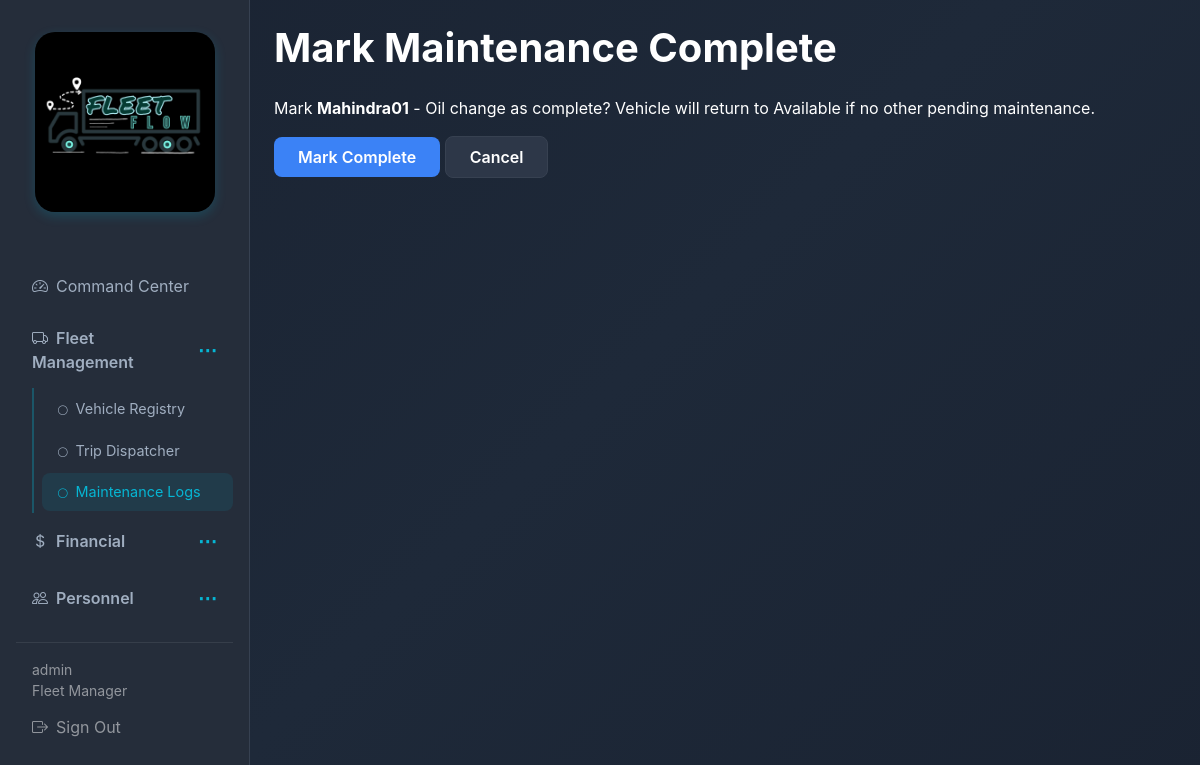
The page /maintenance/1/complete/ (signed in) on the database its author committed.
### fleet/models.py (models this page shows, shortened)
class User(AbstractUser):
    class Role(models.TextChoices):
        FLEET_MANAGER = 'FLEET_MANAGER', 'Fleet Manager'
        DISPATCHER = 'DISPATCHER', 'Dispatcher'
        SAFETY_OFFICER = 'SAFETY_OFFICER', 'Safety Officer'
        FINANCIAL_ANALYST = 'FINANCIAL_ANALYST', 'Financial Analyst'
    role = models.CharField(max_length=32, choices=Role.choices, default=Role.FLEET_MANAGER)

class MaintenanceLog(models.Model):
    class ServiceType(models.TextChoices):
        PREVENTATIVE = 'PREVENTATIVE', 'Preventative'
        REACTIVE = 'REACTIVE', 'Reactive'
    vehicle = models.ForeignKey(Vehicle, on_delete=models.CASCADE, related_name='maintenance_logs')
    service_type = models.CharField(max_length=32, choices=ServiceType.choices)
    description = models.CharField(max_length=512)
    cost = models.FloatField(validators=[MinValueValidator(0)])
    date = models.DateTimeField()
    completed_at = models.DateTimeField(null=True, blank=True)
    created_at = models.DateTimeField(auto_now_add=True)
    updated_at = models.DateTimeField(auto_now=True)
    class Meta:
        ordering = ['-date']

class Vehicle(models.Model):
    class Type(models.TextChoices):
        TRUCK = 'TRUCK', 'Truck'
        VAN = 'VAN', 'Van'
        BIKE = 'BIKE', 'Bike'
    class Status(models.TextChoices):
        AVAILABLE = 'AVAILABLE', 'Available'
        ON_TRIP = 'ON_TRIP', 'On Trip'
        IN_SHOP = 'IN_SHOP', 'In Shop'
        OUT_OF_SERVICE = 'OUT_OF_SERVICE', 'Out of Service'
    name = models.CharField(max_length=255)
    model_name = models.CharField(max_length=255)
    license_plate = models.CharField(max_length=32, unique=True)
    vehicle_type = models.CharField(max_length=16, choices=Type.choices)
    max_load_capacity = models.FloatField(validators=[MinValueValidator(0)])
    odometer = models.FloatField(default=0, validators=[MinValueValidator(0)])
    status = models.CharField(max_length=32, choices=Status.choices, default=Status.AVAILABLE)
    is_out_of_service = models.BooleanField(default=False)
    created_at = models.DateTimeField(auto_now_add=True)
    updated_at = models.DateTimeField(auto_now=True)
    class Meta:
        ordering = ['-created_at']

### fleet/views.py (the view, shortened to what this page needs)
# urls.py: path('maintenance/<int:pk>/complete/', views.maintenance_complete, name='maintenance_complete'),
@login_required
@transaction.atomic
def maintenance_complete(request, pk):
    log = get_object_or_404(MaintenanceLog, pk=pk)
    return render(request, 'fleet/maintenance_complete.html', {'log': log})

### templates/fleet/maintenance_complete.html (shortened to what this page needs)
{% extends 'base.html' %}
{% block content %}
<h1 class="mb-4">Mark Maintenance Complete</h1>
<p>Mark <strong>{{ log.vehicle.name }}</strong> - {{ log.description }} as complete? Vehicle will return to Available if no other pending maintenance.</p>
<form method="post">
  <button type="submit" class="btn btn-primary">Mark Complete</button>
  <a href="{% url 'fleet:maintenance_list' %}" class="btn btn-outline-secondary">Cancel</a>
</form>
{% endblock %}

### templates/base.html (shortened to what this page needs)
{% load static %}
<!DOCTYPE html>
<html lang="en">
<head>
  <link href="https://cdn.jsdelivr.net/npm/bootstrap@5.3.2/dist/css/bootstrap.min.css" rel="stylesheet">
  <link rel="stylesheet" href="https://cdn.jsdelivr.net/npm/bootstrap-icons@1.11.1/font/bootstrap-icons.css">
  <link rel="stylesheet" href="{% static 'css/style.css' %}">
</head>
<body>
  <div class="{% if user.is_authenticated %}d-flex{% endif %}">
    {% if user.is_authenticated %}
    <nav class="sidebar col-md-2 col-lg-2 d-md-block p-3" id="sidebar">
      <div class="logo-container d-none d-md-block">
        <img src="{% static 'images/fleetflow-logo.png' %}" alt="FleetFlow Logo">
      </div>
      <ul class="nav flex-column">
        <li class="nav-item">
          <a class="nav-link {% if request.resolver_match.url_name == 'dashboard' %}active{% endif %}" href="{% url 'fleet:dashboard' %}">
            <i class="bi bi-speedometer2 me-2"></i>Command Center
          </a>
        </li>
        <li class="nav-item">
          <div class="nav-section-header {% if 'vehicle' in request.resolver_match.url_name or 'trip' in request.resolver_match.url_name or 'maintenance' in request.resolver_match.url_name %}not collapsed{% else %}collapsed{% endif %}" data-toggle="collapse" data-target="#fleetSection">
            <span class="nav-link d-flex justify-content-between align-items-center" style="cursor: pointer;">
              <span><i class="bi bi-truck me-2"></i>Fleet Management</span>
              <span class="dots-toggle">⋯</span>
            </span>
          </div>
          <div class="collapse {% if 'vehicle' in request.resolver_match.url_name or 'trip' in request.resolver_match.url_name or 'maintenance' in request.resolver_match.url_name %}show{% endif %}" id="fleetSection">
            <ul class="nav flex-column ms-3">
              <li class="nav-item"><a class="nav-link {% if 'vehicle' in request.resolver_match.url_name %}active{% endif %}" href="{% url 'fleet:vehicle_list' %}"><i class="bi bi-circle me-2" style="font-size: 0.6rem;"></i>Vehicle Registry</a></li>
              <li class="nav-item"><a class="nav-link " href="{% url 'fleet:trip_list' %}"><i class="bi bi-circle me-2" style="font-size: 0.6rem;"></i>Trip Dispatcher</a></li>
              <li class="nav-item"><a class="nav-link {% if 'maintenance' in request.resolver_match.url_name %}active{% endif %}" href="{% url 'fleet:maintenance_list' %}"><i class="bi bi-circle me-2" style="font-size: 0.6rem;"></i>Maintenance Logs</a></li>
            </ul>
          </div>
        </li>
        <li class="nav-item">
          <div class="nav-section-header {% if 'expense' in request.resolver_match.url_name or 'reports' in request.resolver_match.url_name %}not collapsed{% else %}collapsed{% endif %}" data-toggle="collapse" data-target="#financialSection">
            <span class="nav-link d-flex justify-content-between align-items-center" style="cursor: pointer;">
              <span><i class="bi bi-currency-dollar me-2"></i>Financial</span>
              <span class="dots-toggle">⋯</span>
            </span>
          </div>
        </li>
        <li class="nav-item">
          <div class="nav-section-header {% if 'driver' in request.resolver_match.url_name %}not collapsed{% else %}collapsed{% endif %}" data-toggle="collapse" data-target="#personnelSection">
            <span class="nav-link d-flex justify-content-between align-items-center" style="cursor: pointer;">
              <span><i class="bi bi-people me-2"></i>Personnel</span>
              <span class="dots-toggle">⋯</span>
            </span>
          </div>
        </li>
      </ul>
      <hr class="border-secondary">
      <div class="text-white-50 small px-3">{{ user.get_full_name|default:user.username }}</div>
      <div class="text-white-50 small px-3">{{ user.get_role_display }}</div>
      <a class="nav-link text-white-50" href="{% url 'fleet:logout' %}"><i class="bi bi-box-arrow-right me-2"></i>Sign Out</a>
    </nav>
    {% endif %}
    <main class="{% if user.is_authenticated %}main-content flex-grow-1 p-4{% else %}container py-5{% endif %}">
      {% block content %}{% endblock %}
    </main>
  </div>
</body>
</html>

### static/css/style.css (style rules this page uses)
:root { --bg-primary: #1a2332; --bg-secondary: #252d3a; --bg-input: #2d3748; --text-primary: #ffffff; --text-secondary: #a0aec0; --accent-blue: #3b82f6; --accent-cyan: #06b6d4; --border-color: #374151; }
* { transition: background-color 0.2s ease, color 0.2s ease, border-color 0.2s ease; }
body { background: linear-gradient(135deg, #1a2332 0%, #1e2939 50%, #1a2332 100%); color: var(--text-primary); min-height: 100vh; animation: fadeIn 0.5s ease-in; font-family: -apple-system, BlinkMacSystemFont, 'Segoe UI', Roboto, sans-serif; }
.sidebar { min-height: 100vh; background: var(--bg-secondary); border-right: 1px solid var(--border-color); position: fixed; left: 0; top: 0; height: 100vh; transform: translateX(-100%); transition: transform 0.3s ease-in-out; z-index: 1040; overflow-y: auto; width: 250px; }
.sidebar .nav-link { color: var(--text-secondary); border-radius: 8px; margin: 2px 0; transition: all 0.2s; padding: 0.75rem 1rem; display: block; text-decoration: none; }
.sidebar .nav-link:hover, .sidebar .nav-link.active { color: var(--accent-cyan); background: rgba(6, 182, 212, 0.1); }
.nav-section-header .nav-link { font-weight: 600; }
.dots-toggle { font-size: 1.2rem; color: var(--accent-cyan); font-weight: bold; transition: transform 0.3s ease; user-select: none; }
.nav-section-header.collapsed .dots-toggle { transform: rotate(0deg); }
.nav ul.nav { border-left: 2px solid rgba(6, 182, 212, 0.3); padding-left: 0.5rem; margin-left: 0.5rem; }
.nav ul.nav .nav-link { padding: 0.5rem 1rem; font-size: 0.9rem; }
.main-content { background: transparent; min-height: 100vh; width: 100%; }
.logo-container { text-align: center; padding: 1rem 0; margin-bottom: 2rem; }
.logo-container img { max-width: 180px; height: auto; border-radius: 20px; box-shadow: 0 4px 12px rgba(6, 182, 212, 0.2); transition: transform 0.3s ease, box-shadow 0.3s ease; }
.btn { padding: 0.5rem 1.5rem; border-radius: 8px; border: none; font-weight: 600; cursor: pointer; transition: all 0.3s ease; text-decoration: none; display: inline-block; }
.btn-primary { background: var(--accent-blue); color: white; }
.btn-outline-secondary, .btn-secondary { background: var(--bg-input); border: 1px solid var(--border-color); color: var(--text-primary); }
h1, h2, h3, h4, h5, h6 { color: var(--text-primary); font-weight: 700; }
.nav-link { animation: slideInRight 0.4s ease-out; animation-fill-mode: both; }
.nav-link:nth-child(1) { animation-delay: 0.1s; }
.nav-link:nth-child(7) { animation-delay: 0.4s; }
@media (min-width: 768px) { .sidebar { position: relative; transform: translateX(0); } }
@media (min-width: 768px) { .main-content { margin-left: 0; } }
.d-flex { display: flex; }
.justify-content-between { justify-content: space-between; }
.align-items-center { align-items: center; }
.mb-4 { margin-bottom: 1.5rem; }
.p-3 { padding: 1rem; }
.p-4 { padding: 1.5rem; }

### rows shown on the page
User: get_full_name "admin", role "Fleet Manager"
MaintenanceLog: vehicle.name "Mahindra01", description "Oil change"
